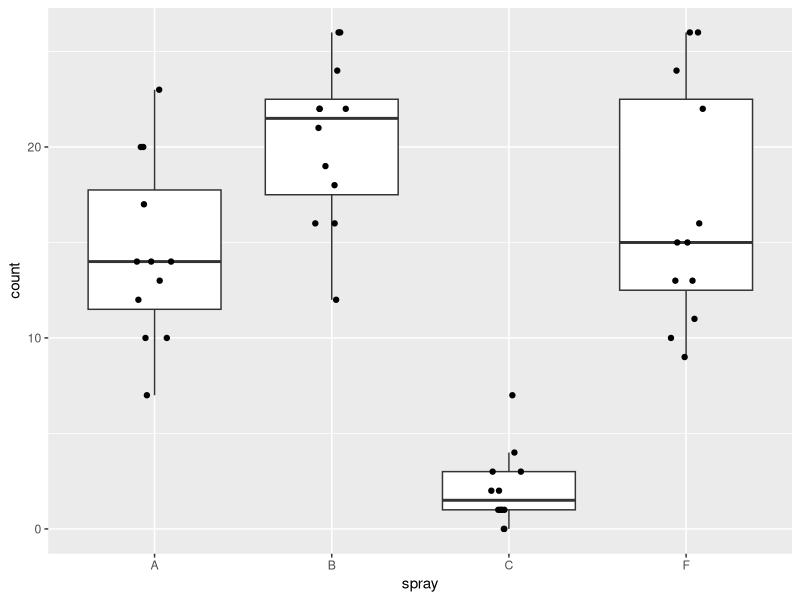
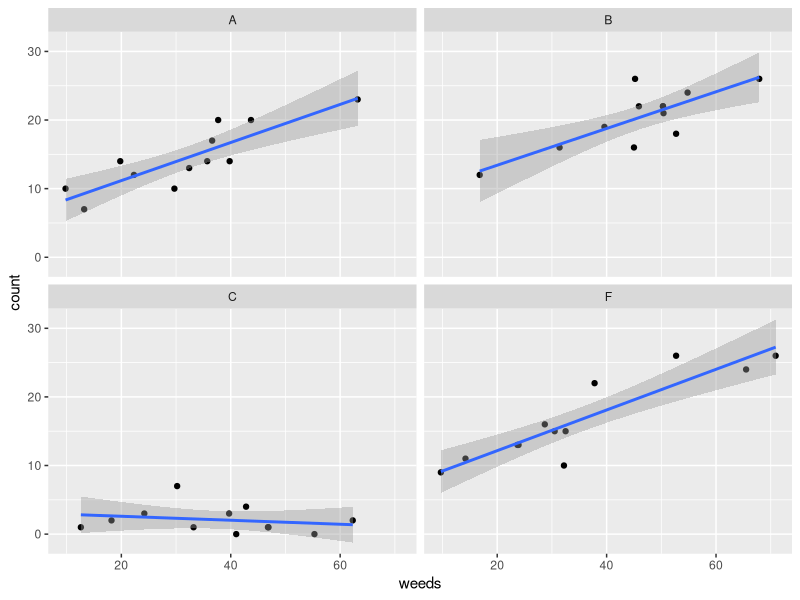
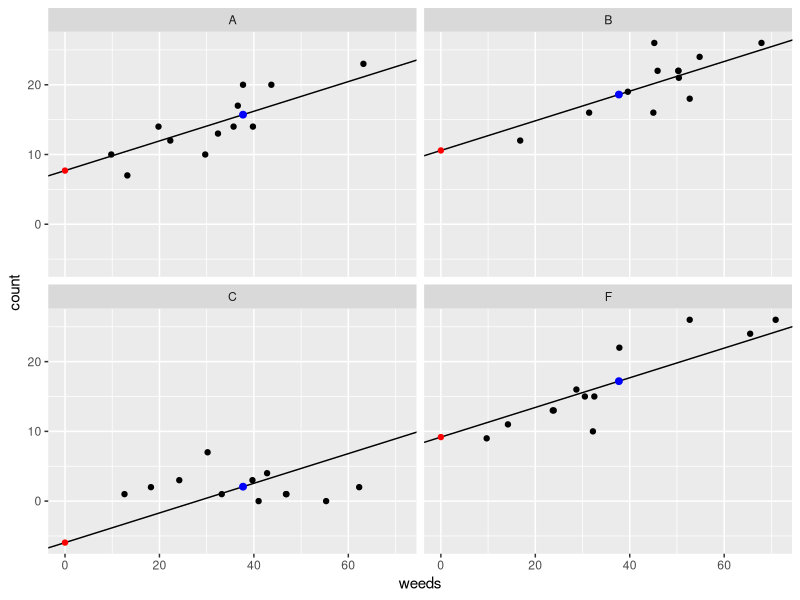
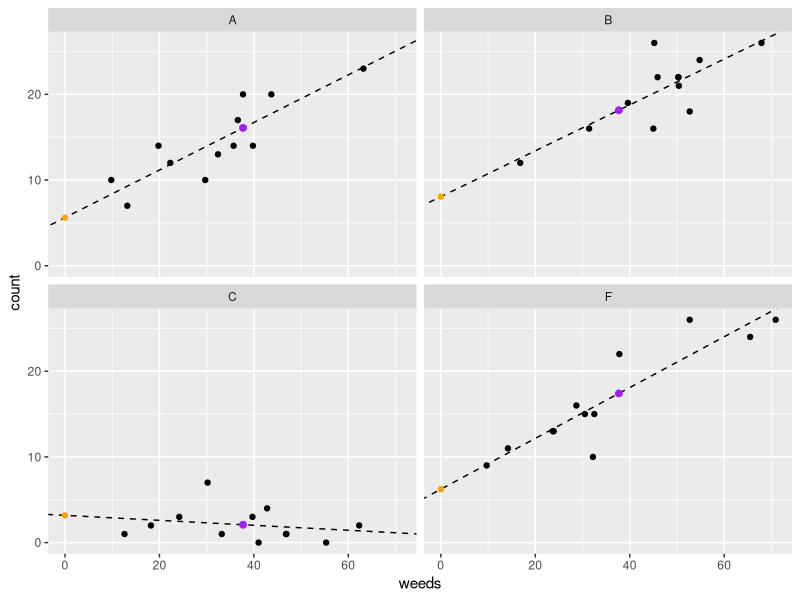
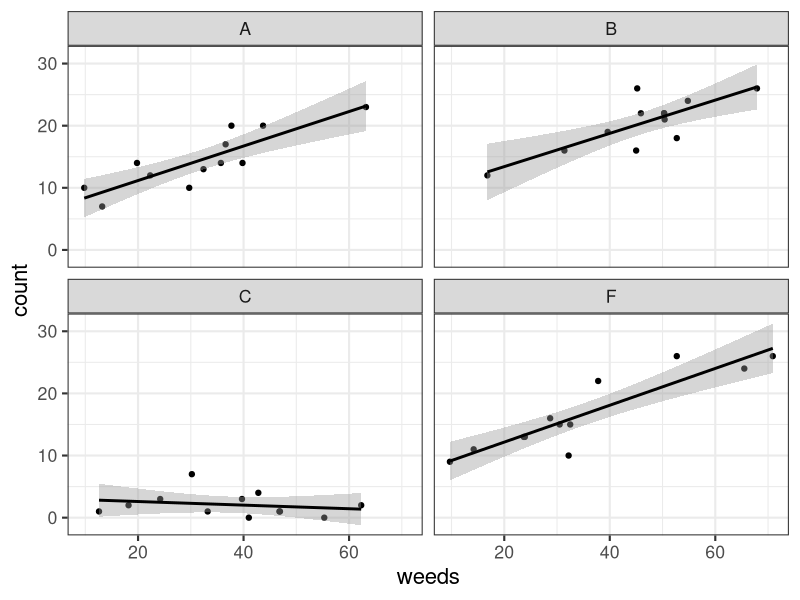
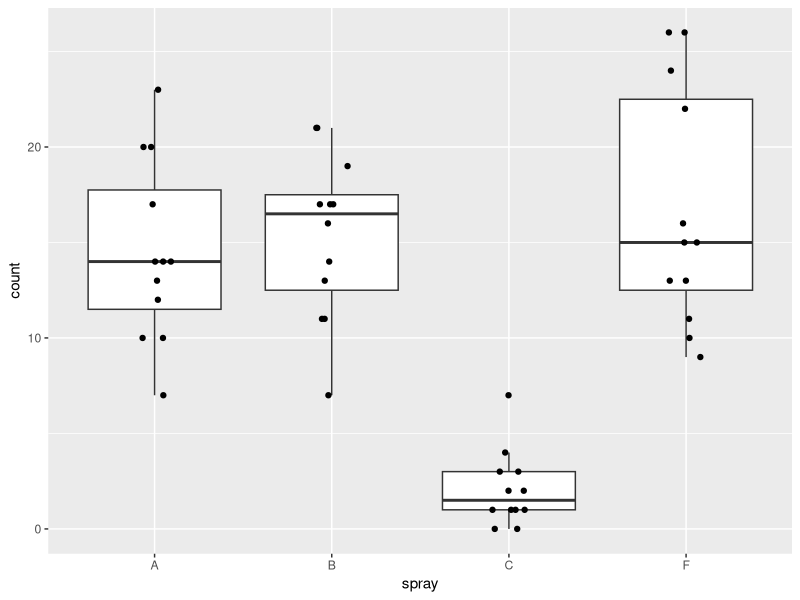
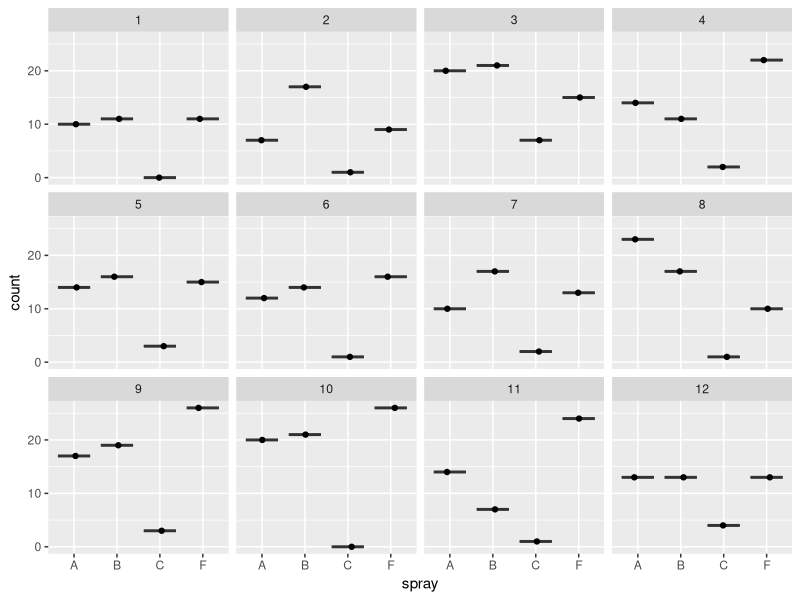
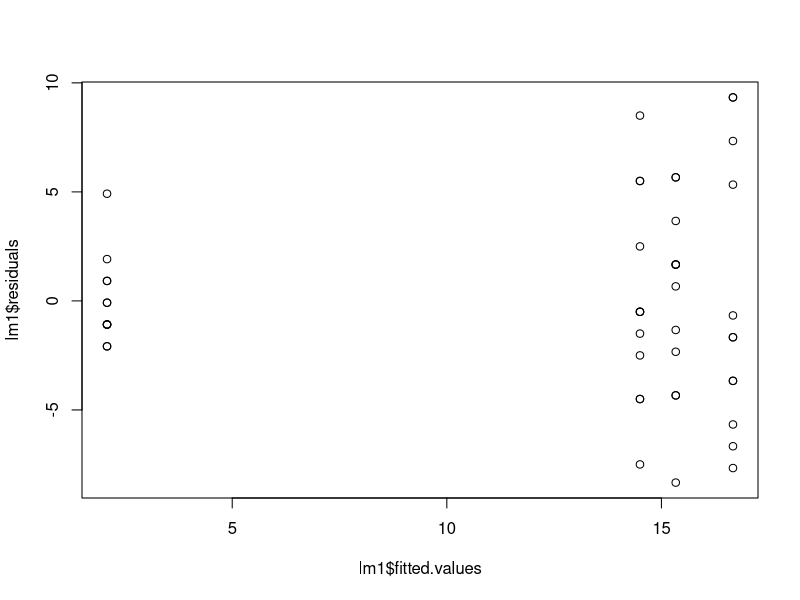

Here is the R script that generated these plots, in order:
## ---- chunk 1
library(tidyverse)   
library(car) ### helpful for analyzing linear models
library(emmeans) ### helpful for getting means from linear models
## ---- chunk 2
set.seed(17)
data("InsectSprays")
d <- InsectSprays %>% filter(spray=='A'|spray=='B'|spray=='C'|spray=='F') %>%
  droplevels()
d$count[13:24] <- d$count[13:24]+5
d$weeds <- abs(round(rnorm(48,2*d$count,10),1))
d$weeds[25:36] <- c(55.3,46.8,30.2,62.3,24.2,33.2,18.2,12.6,39.7,41.0,46.9,42.8)
## ---- chunk 3
ggplot(d, aes(x=spray,y=count)) +
  geom_boxplot(outlier.shape = NA) +
  geom_jitter(height=0,width=.1) 
## ---- chunk 4
anova_means <- emmeans(lm(count~spray, data=d), pairwise~spray) 
anova_means
## ---- chunk 5
ggplot(d, aes(x=weeds,y=count)) +
  geom_point() +
  facet_wrap(~spray) +
  geom_smooth(method='lm')
## ---- chunk 6
lm1i <- lm(count ~ spray + weeds, data=d)
## ---- chunk 7
Anova(lm1i, type=2) 
## ---- chunk 8
anova(lm1i)  
## ---- chunk 9
summary(lm1i) ## model coefficients
## ---- chunk 10
ancova_means <- emmeans(lm1i, pairwise~spray)  
ancova_means
## ---- chunk 11
lm1i_coef <- as.data.frame(emmeans(lm1i, ~spray))
## ---- chunk 12
lm1i_coef2 <- as.data.frame(emmeans(lm1i, ~spray, at=list(weeds=0)))
lm1i_coef2$slope <- coef(lm1i)[5]
## ---- chunk 13
ggplot(data=d, aes(x=weeds,y=count)) +
  geom_point() +
  facet_wrap(~spray) + 
  geom_abline(data=lm1i_coef2,
              aes(intercept=emmean, slope=slope)) +
  geom_point(data=lm1i_coef2,
             aes(x=0,y=emmean),color="red") +
  geom_point(data=lm1i_coef,
             aes(x=mean(d$weeds),y=emmean),
             color="blue", size=2)
## ---- chunk 14
lm1is <- lm(count ~ spray + weeds + spray:weeds, data=d)

## ---- chunk 15
lm(count ~ spray * weeds, data=d)
## ---- chunk 16
Anova(lm1is, type=2)
summary(lm1is)
## ---- chunk 17
ancova_is_means <- emmeans(lm1is, pairwise~spray)  
ancova_is_means
## ---- chunk 18
ancova_is_slopes <- emtrends(lm1is, pairwise~spray, var="weeds")  
ancova_is_slopes
## ---- chunk 19
lm1is_coef <- as.data.frame(emmeans(lm1is, ~spray))
## ---- chunk 20
lm1is_coef2a <- as.data.frame(emmeans(lm1is, ~spray, at=list(weeds=0)))
lm1is_coef2b <- as.data.frame(emtrends(lm1is, var="weeds"))
lm1is_coef2 <- full_join(lm1is_coef2a,lm1is_coef2b,by="spray")
## ---- chunk 21
ggplot(data=d, aes(x=weeds,y=count)) +
  geom_point() +
  facet_wrap(~spray) + 
  geom_abline(data=lm1is_coef2, aes(intercept=emmean,
                                    slope=weeds.trend), lty=2) +
  geom_point(data=lm1is_coef2, 
             aes(x=0,y=emmean),
             color="orange") +
  geom_point(data=lm1is_coef,
             aes(x=mean(d$weeds),y=emmean),
             color="purple", size=2)

## ---- chunk 22
ggplot(d, aes(x=weeds,y=count)) +
  geom_point() + 
  facet_wrap(~spray) + 
  geom_smooth(method='lm', color='black')+
  theme_bw(base_size = 16)
## ---- chunk 23
library(tidyverse)
library(car)
data("InsectSprays")
## ---- chunk 24
InsectSprays$block <- as.factor(rep(c(1:12), 6)) 
d <- InsectSprays %>%
  filter(spray=='A'|spray=='B'|spray=='C'|spray=='F')
glimpse(d)
## ---- chunk 25
#plot data by treatment group
ggplot(d, aes(x=spray,y=count)) +
  geom_boxplot(outlier.shape = NA) +
  geom_jitter(height=0,width=.1)
## ---- chunk 26
ggplot(d, aes(x=spray,y=count)) +
  geom_boxplot(outlier.shape = NA) +
  geom_jitter(height=0,width=.1) +
  facet_wrap(~block)  #12 blocks
## ---- chunk 27
lm1 <- lm(count~spray, data=d)
anova(lm1)
## ---- chunk 28
lm2 <- lm(count~spray+block, data=d)
anova(lm2)
## ---- chunk 29
library(lme4)
library(lmerTest)
## ---- chunk 30
# block as random effect
lm3 <- lmer(count~spray+(1|block), data=d)
anova(lm3)
## ---- chunk 31
# compare summary() for fixed vs. random blocking effect
summary(lm2)
summary(lm3)
coef(lm3)    ## prints model coefficients
## ---- chunk 32
print(VarCorr(lm3), comp=c("Variance"))  ## print variance components from model
## ---- chunk 33
plot(lm1$residuals~lm1$fitted.values) # check residuals of no block and block models
plot(resid(lm3)~fitted(lm3))

hist(lm1$residuals)
hist(resid(lm3))
## ---- chunk 34
emmeans(lm2, pairwise~spray) ## fixed effect block
emmeans(lm3, pairwise~spray) ## random effect block
